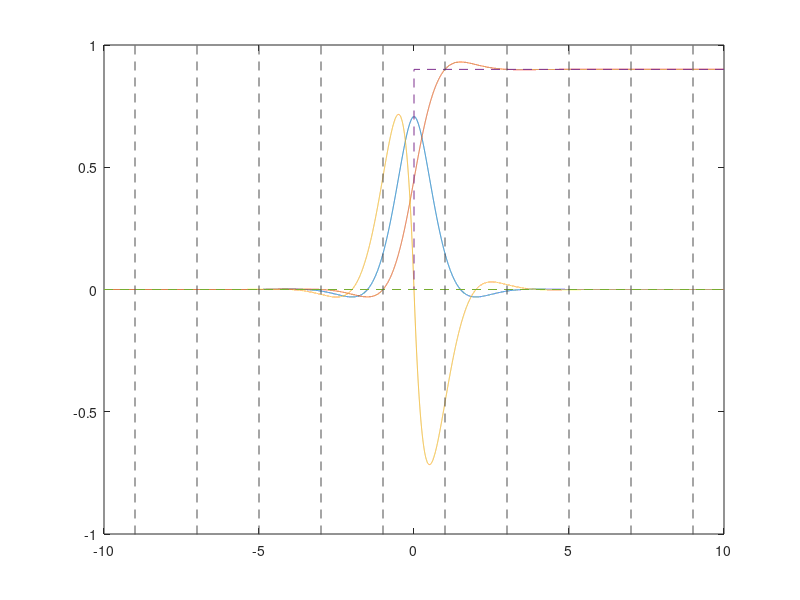
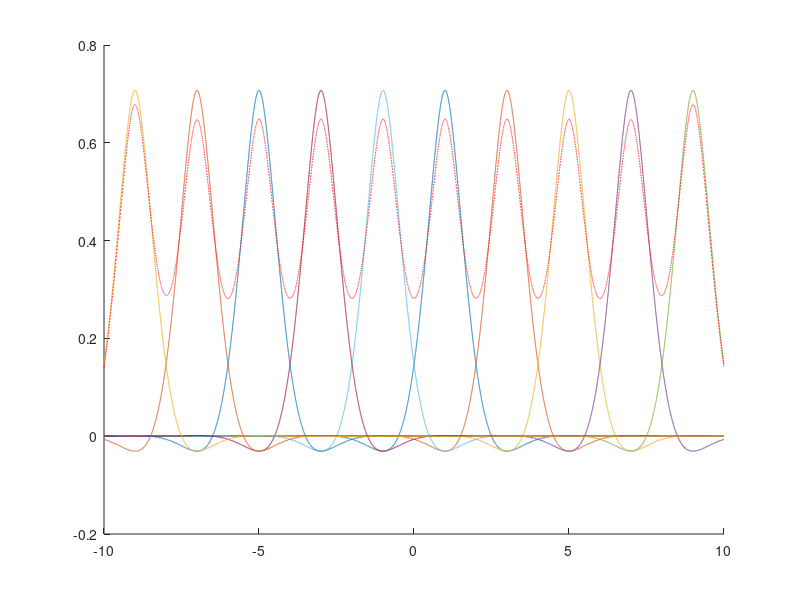
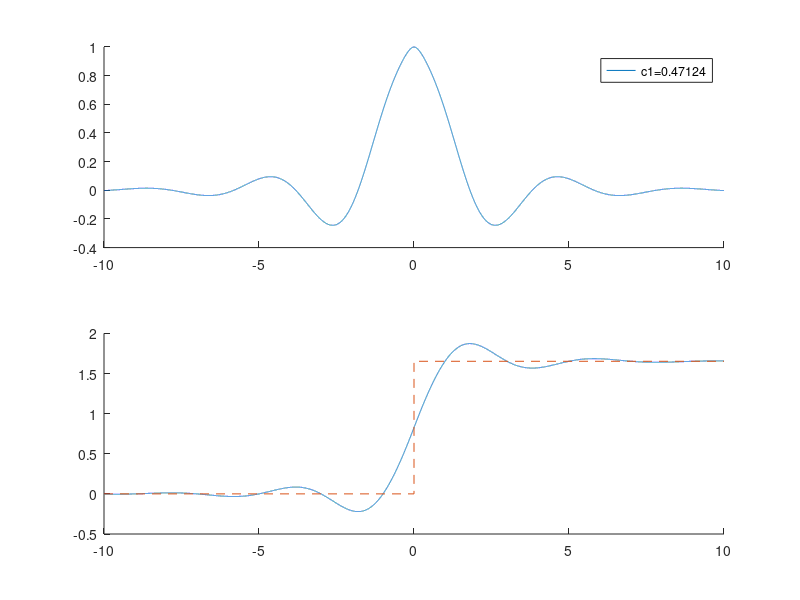

MATLAB code for these plots, in order: (Note: this script raises an error after producing the figures.)

function []=FindBasisCoef2()
    
    f= @(x,w,c) cos(w*abs(x)+atan(-c/w)).*exp(-c*abs(x));
    f_p= @(x,w,c,p) cos(w*abs(x)+p).*exp(-c*abs(x));
    df= @(x,w,c) (c*cos(w*abs(x)+atan(-c/w))+w*sin(w*abs(x)+atan(-c/w))).*exp(-c*abs(x));
    
    xmin=-10;
    xmax=10;
    x=linspace(xmin,xmax,30001);
    
    d=1;
    w=pi/(2*d);
    c=w;
    
    
    figure;
    [F_absCalc,fLim]=F_abs(x,w,c);
    plot(x,f(x,w,c),x,F_absCalc,x,df_abs(x,w,c))
    box=axis;
    hold on
    plot([xmin 0 0 xmax],[0 0 fLim fLim ],'--')
    plot([xmin xmax],[0 0 ],'--')
    
    for ii=[-d:-2*d:xmin,d:2*d:xmax]
        plot([ii,ii],[-2 2],'--','color',[0.3 0.3 0.3])
    end
    axis(box)
    
    figure
    hold on
    fmat=zeros(size(x));
    kk=1;
    for ii=[-d:-2*d:xmin,d:2*d:xmax]
        fmat(kk,:)=f(x+ii,w,c);
        plot(x,fmat(kk,:));
        kk=kk+1;
    end
    plot(x,(sum(fmat)),'r--')
    %%
    
    figure
    subplot(2,1,1)
    hold on
    subplot(2,1,2)
    hold on
    %d=1;
    c1=0.47124; %linspace(3*w/10,6*w/10,4);
    [c2]=CalculateC2(w,c1);
    c_pairs=[c1',c2'];
    
    subplot(2,1,1)
    for ii=1:size(c_pairs,1)
        l(ii)=plot(x,f_double(x,w,c_pairs(ii,1),c_pairs(ii,2))/max(f_double(x,w,c_pairs(ii,1),c_pairs(ii,2))));
        legEntry{ii}=['c1=',num2str(c_pairs(ii,1))];
    end
    legend(l,legEntry)
    subplot(2,1,2)
    for ii=1:size(c_pairs,1)
        [Y,lim]=F_abs_double(x,w,c_pairs(ii,1),c_pairs(ii,2));
        l_r=plot(x,Y/max(f_double(x,w,c_pairs(ii,1),c_pairs(ii,2))));
        l_f=plot([xmin 0 0 xmax],[0 0 lim lim ]/max(f_double(x,w,c_pairs(ii,1),c_pairs(ii,2))),'--');
        l_f.Color=l(ii).Color;
        l_r.Color=l(ii).Color;
    end
    
    
    subplot(2,1,2)
    box=axis;
    for ii=[-d:-2*d:xmin,d:2*d:xmax]
        plot([ii,ii],[-20 20],'--','color',[0.3 0.3 0.3])
    end
    axis(box)
    
    figure
    hold on
    fmat=zeros(size(x));
    
    for jj=1:size(c_pairs,1)
        kk=1;
        for ii=[-d:-2*d:xmin,d:2*d:xmax]
            fmat(kk,:)=f_double(x+ii,w,c_pairs(jj,1),c_pairs(jj,2));
            %plot(x,fmat(kk,:));
            kk=kk+1;
        end
        l2(jj)=plot(x,(sum(fmat)));
        l2(jj).Color=l(jj).Color;
    end
    
    Decay_Relations(w)
    DirectSolution(w)
    %     figure
    %
    %     subplot(1,2,1)
    %     hold on
    %     plot([-20 20],[0 0],'--')
    %     subplot(1,2,2)
    %     hold on
    %     plot([-20 20],[0 0],'--')
    %     for ii=1:4
    %         subplot(1,2,1)
    %         plot(x,f(x,w,c)+f(x,w,c/ii))
    %         subplot(1,2,2)
    %         plot(x,F_abs(x,w,c)+F_abs(x,w,c/ii))
    %     end
    
    
    %     wvec=linspace(0,2*pi,
    
end

function []=Decay_Relations(w)
    phaseShift=@(c,w) -c.*sin(atan(-w./c)+pi/2)+w*cos(atan(-w./c)+pi/2);
    func3=@(p1,p2) cos(2*p1)./cos(p1)+cos(2*p2)./cos(p2);
    func_p =@(w,c)atan(-w./c)+pi/2;
    figure
    %x=linspace(0,2*w,500);
    x=linspace(-pi/2+1e-1,pi/2-1e-1,1000);
    [X,Y]=meshgrid(x,x);
    %Z=phaseShift(X,w)+phaseShift(Y,w);
    Z=func3(func_p(w,X),func_p(w,Y));
    Z=func3(X,Y);
    C=double(Z>0);
    clc
    h=surf(X,Y,Z,C);
    view(0,90)
    h(1).LineStyle='none';
    
end

function []=DirectSolution(w)
    func_p=@(w,c) atan(-w./c)+pi/2;
    func_c=@(w,p) -w./tan(p-pi/2);
    cosRatio=@(p) cos(2*p)./cos(p);
    
    figure
    
    
    c1=linspace(0+1e-4,4*w,10000);
    p1=func_p(w,c1);
    
    cosp2=[(-cosRatio(p1)+sqrt(cosRatio(p1).^2+8))/4;
        (-cosRatio(p1)-sqrt(cosRatio(p1).^2+8))/4];
    p2=acos(cosp2);
    c2=func_c(w,p2);
    subplot(2,2,1)
    plot(c1,cos(p1),c1,cosp2(1,:),c1,cosp2(2,:))
    subplot(2,2,2)
    plot(p1,real(p2(1,:)),p1,imag(p2(1,:)))
    subplot(2,2,3)
    plot(c1,real(c2(1,:)),c1,imag(c2(1,:)))
    subplot(2,2,4)
    
    
    
    
end

function [c2]=CalculateC2(w,c1)
    
    func_p=@(w,c) atan(-w./c)+pi/2;
    func_c=@(w,p) -w./tan(p-pi/2);
    cosRatio=@(p) cos(2*p)./cos(p);
    p1=func_p(w,c1);
    
    cosp2=[(-cosRatio(p1)+sqrt(cosRatio(p1).^2+8))/4;
        (-cosRatio(p1)-sqrt(cosRatio(p1).^2+8))/4];
    p2=acos(cosp2);
    c2=func_c(w,p2);
    
end


function [Y,fLim]=F_abs(x,w,c)
    F= @(x,w,c) (w*sin(w*x+atan(-c/w))-c*cos(w*x+atan(-c/w))).*exp(-c*x)/(c^2+w^2);
    Fneg=@(x,w,c) -(w*sin(w*-x+atan(-c/w))-c*cos(w*-x+atan(-c/w))).*exp(c*x)/(c^2+w^2);
    
    isNeg=x<0;
    x_abs=abs(x);
    
    Y=isNeg.*Fneg(x,w,c)+(~isNeg).*(F(x,w,c)+Fneg(0,w,c)-F(0,w,c));
    %Y=isNeg.*Fneg(x,w,c)+(~isNeg).*(F(x,w,c));
    fLim=(Fneg(0,w,c)-F(0,w,c));
    
end

function Y=F_nodecay(x,w,c)
    F= @(x,w,c) (w*sin(w*x+atan(-c/w))-c*cos(w*x+atan(-c/w)));
    Fneg=@(x,w,c) -(w*sin(w*-x+atan(-c/w))-c*cos(w*-x+atan(-c/w)));
    
    isNeg=x<0;
    x_abs=abs(x);
    
    Y=isNeg.*Fneg(x,w,c)+(~isNeg).*(F(x,w,c));
    
end

function Y=df_abs(x,w,c)
    
    df= @(x,w,c) -(c*cos(w*(x)+atan(-c/w))+w*sin(w*(x)+atan(-c/w))).*exp(-c*(x));
    dfNeg= @(x,w,c) (c*cos(-w*(x)+atan(-c/w))+w*sin(-w*(x)+atan(-c/w))).*exp(c*(x));
    
    isNeg=x<0;
    
    
    Y=isNeg.*dfNeg(x,w,c)+(~isNeg).*(df(x,w,c));
end

function Y=f_double(x,w,c1,c2)
    
    f= @(x,w,c1,c2) cos(w*abs(x)+atan(-w/c1)).*exp(-c1*abs(x))...
        +cos(w*abs(x)+atan(-w/c2)).*exp(-c2*abs(x));
    
    Y=f(x,w,c1,c2);
end

function [Y,fLim]=F_abs_double(x,w,c1,c2)
    F= @(x,w,c) (w*sin(w*x+atan(-w/c))-c*cos(w*x+atan(-w/c))).*exp(-c*x)/(c^2+w^2);
    Fneg=@(x,w,c) -(w*sin(w*-x+atan(-w/c))-c*cos(w*-x+atan(-w/c))).*exp(c*x)/(c^2+w^2);
    
    isNeg=x<0;
    x_abs=abs(x);
    
    Y1=isNeg.*Fneg(x,w,c1)+(~isNeg).*(F(x,w,c1)+Fneg(0,w,c1)-F(0,w,c1));
    Y2=isNeg.*Fneg(x,w,c2)+(~isNeg).*(F(x,w,c2)+Fneg(0,w,c2)-F(0,w,c2));
    %Y=isNeg.*Fneg(x,w,c)+(~isNeg).*(F(x,w,c));
    fLim=(Fneg(0,w,c1)-F(0,w,c1))+(Fneg(0,w,c2)-F(0,w,c2));
    Y=Y1+Y2;
end

%% Calculate c2 coeff

function []=BisectCoeff()
    
    
    
    
end